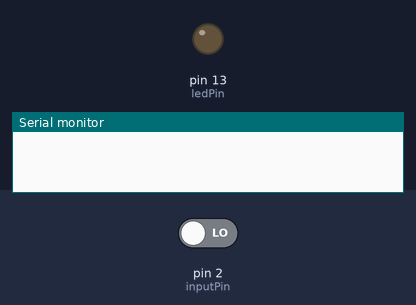
A sketch run on a simulated Arduino Uno, built with avr-gcc and run on an emulated ATmega328P. On the bench: output pins drawn as LEDs (lit = HIGH), the last lines printed to the serial monitor. The inputs (shaded band) are chosen by the test bench; at power-on: pin 2 (inputPin) LOW.

Above: at 1.2 s.
1.3 s: pin 2 (inputPin) driven HIGH
At 1.6 s:
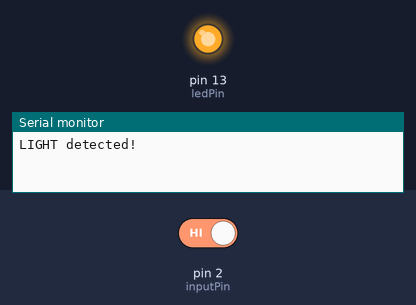
2.8 s: pin 2 (inputPin) driven LOW
At 3.9 s:
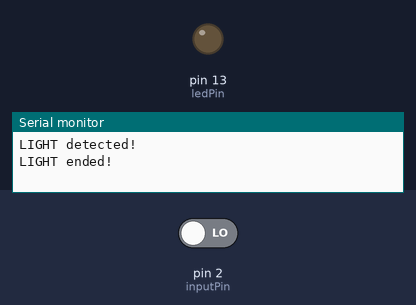
Timing chart, 0 to 5.8 s (numbered marks = the images above; inputs shaded):
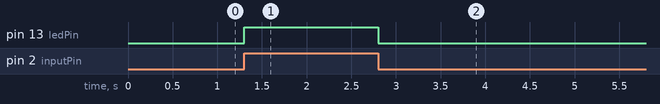

The sketch:

LIGHT_SENSOR.ino
```cpp
/*
 * LIGHT sensor tester
 */

int ledPin = 13;                // choose the pin for the LED
int inputPin = 2;               // choose the input pin (for LIGHT sensor)
int pirState = LOW;             // we start, assuming no LIGHT detected
int val = 0;                    // variable for reading the pin status

void setup() {
  pinMode(ledPin, OUTPUT);      // declare LED as output
  pinMode(inputPin, INPUT);     // declare sensor as input

  Serial.begin(9600);
}

void loop(){
  val = digitalRead(inputPin);  // read input value
  if (val == HIGH) {            // check if the input is HIGH
    digitalWrite(ledPin, HIGH);  // turn LED ON
    if (pirState == LOW) {
      // we have just turned on
      Serial.println("LIGHT detected!");
      // We only want to print on the output change, not state
      pirState = HIGH;
    }
  } else {
    digitalWrite(ledPin, LOW); // turn LED OFF
    if (pirState == HIGH){
      // we have just turned of
      Serial.println("LIGHT ended!");
      // We only want to print on the output change, not state
      pirState = LOW;
    }
  }
}
```

Measured:
- after the input at 1.3 s, pin 13 (ledPin): LOW → HIGH at once
- after the input at 2.8 s, pin 13 (ledPin): HIGH → LOW at once
